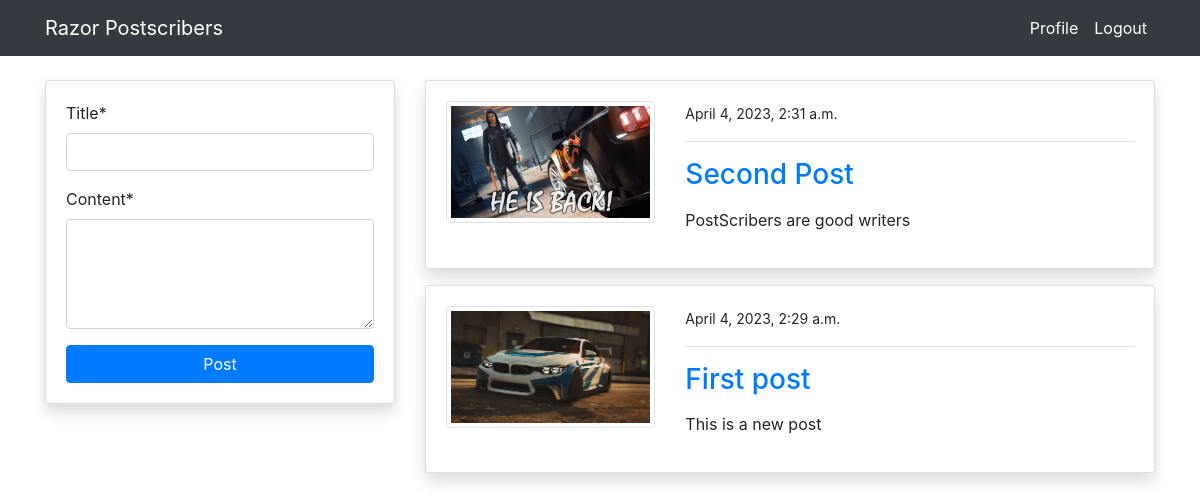
Page /blog/ (signed in) on the committed database.
### blog/models.py (models this page shows, shortened)
class PostModel(models.Model):
          title = models.CharField(max_length=100)
          content = models.TextField()
          author = models.ForeignKey(User, on_delete=models.CASCADE)
          date_created = models.DateTimeField(auto_now_add=True)
          class Meta:
            ordering = ('-date_created',)

### users/models.py (models this page shows, shortened)
class ProfileModel(models.Model):
        user = models.OneToOneField(User, on_delete=models.CASCADE)
        image = models.ImageField(default='default.jpg', upload_to='profile', validators=[FileExtensionValidator(['png','jpg'])])

### blog/views.py (the view)
# urls.py: path('blog/', views.index, name='blog-index'),
@login_required
def index(request):
    posts = PostModel.objects.all()
    if request.method == 'POST':
        form = PostModelForm(request.POST)
        if form.is_valid():
            instance = form.save(commit=False)
            instance.author = request.user
            instance.save()
            return redirect('blog-index')
    else:
        form = PostModelForm()
    context = {
        'posts': posts,
        'form' : form
    }
    return render(request, 'blog/index.html', context)

### blog/forms.py
class PostModelForm(forms.ModelForm):
    content = forms.CharField(widget=forms.Textarea(attrs={'rows': 4}))
    class Meta:
        model = PostModel
        fields = ('title', 'content')

### templates/blog/index.html (shortened to what this page needs)
{% extends 'partials/base.html' %}
{% load crispy_forms_tags %}
{% block content %}
<div class="container">
   <div class="row mt-5 pt-3">
    <div class="col-md-4">
        <div class="card my-3 shadow">
            <div class="card-body">
               <form method ="POST">
                {{ form|crispy }}
                <input class="btn btn-primary btn-block"  type="submit" value="Post">
               </form>
            </div>
        </div>
    </div>
    <div class="col md-8">
        {% for post in posts %}
        <div class="card shadow my-3">
            <div class="card-body">
                <div class="row">
                    <div class="col-md-4">
                        <img class="img-thumbnail" src="{{ post.author.profilemodel.image.url }}" alt="img">
                    </div>
                    <div class="col-md-8">
                        <small>{{ post.date_created }}</small>
                        <hr>
                        <a class="h3"href="{% url 'blog-post-detail' post.id %}">{{ post.title }}</a>
                        <p class="text-justify my-3">
                           {{ post.content }}
                        </p>
                    </div>
                </div>
            </div>
        </div>
        {% endfor %}
    </div>
   </div>
</div>
{% endblock %}

### templates/partials/base.html (shortened to what this page needs)
{% load static %}
<!doctype html>
<html lang="en">
  <head>
    <link rel="stylesheet" href="https://cdn.jsdelivr.net/npm/bootstrap@4.6.2/dist/css/bootstrap.min.css">
    <link rel="stylesheet" href="{% static  '/style.css' %}">
  </head>
  <body>
    {% include 'partials/nav.html'  %}
    {% block content %}
    {% endblock %}
  </body>
</html>

### templates/partials/nav.html (shortened to what this page needs)
<nav class="navbar navbar-expand-lg navbar-info bg-dark fixed-top">
  <div class="container">
    {% if request.user.is_authenticated %}
    <a class="navbar-brand text-white" href="{% url 'blog-index' %}">Razor Postscribers</a>
    <div class="collapse navbar-collapse" id="navbarSupportedContent">
      <ul class="navbar-nav ml-auto">
        <li class="nav-item active">
          <a class="nav-link text-white" href="{% url 'users-profile'%}">Profile<span class="sr-only">(current)</span></a>
        </li>
        <li class="nav-item">
          <a class="nav-link text-white" href="{% url 'users-logout' %}">Logout</a>
        </li>
      </ul>
      {% endif %}
    </div>
</div>
  </nav>

### rows in the picture
PostModel: author.profilemodel.image (picture), date_created "April 4, 2023, 2:31 a.m.", title "Second Post", content "PostScribers are good writers"
PostModel: author.profilemodel.image (placeholder picture), date_created "April 4, 2023, 2:29 a.m.", title "First post", content "This is a new post"
